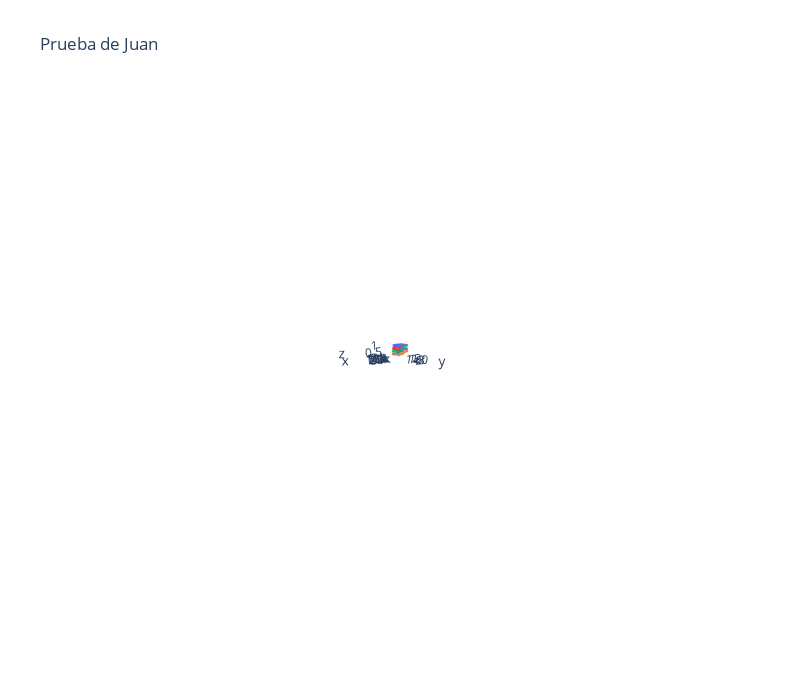

Write notebook code for a chart like this one.
### Code cell
import plotly.graph_objects as go
import numpy as np
import pandas as pd
np.random.seed(1)
df24 = pd.read_csv('prueba24.csv',delimiter=',')
df24.set_index('gate time',inplace=True)


layout = go.Layout(
    autosize=False,
    width=800,
    height=700,
    title='Prueba de Juan',
    xaxis=go.layout.XAxis(linecolor="black", linewidth=1, mirror=True),
    yaxis=go.layout.YAxis(type="log",linecolor="black", linewidth=1, mirror=True),
    margin=go.layout.Margin(l=50, r=50, b=100, t=100, pad=4),
)

x10 = list(df24[df24['distance']==10].index.values)
y10 = list(np.log(df24[df24['distance']==10]['valor']).values)
z10 = list(df24[df24['distance']==10]['Mean fidel'].values)
x50 = list(df24[df24['distance']==50].index.values)
y50 = list(np.log(df24[df24['distance']==50]['valor']).values)
z50 = list(df24[df24['distance']==50]['Mean fidel'].values)
x100 = list(df24[df24['distance']==100].index.values)
y100 = list(np.log(df24[df24['distance']==100]['valor']).values)
z100 = list(df24[df24['distance']==100]['Mean fidel'].values)
x250 = list(df24[df24['distance']==250].index.values)
y250 = list(np.log(df24[df24['distance']==250]['valor']).values)
z250 = list(df24[df24['distance']==250]['Mean fidel'].values)
x500 = list(df24[df24['distance']==500].index.values)
y500 = list(np.log(df24[df24['distance']==500]['valor']).values)
z500 = list(df24[df24['distance']==500]['Mean fidel'].values)



fig = go.Figure(data=
                [go.Mesh3d(x=x10,y=y10,z=z10,opacity=1),
                go.Mesh3d(x=x50,y=y50,z=z50,opacity=1),
                 go.Mesh3d(x=x100,y=y100,z=z100,opacity=1),
                  go.Mesh3d(x=x250,y=y250,z=z250,opacity=1),
                  go.Mesh3d(x=x500,y=y500,z=z500,opacity=1)
                ]
                ,layout=layout)
'''
,color='rgba(244,22,100,0.6)'
fig = go.Figure(data=[
    go.Surface(z=z)
])

fig.update_layout(title='Mt Bruno Elevation', autosize=False,
                  width=500, height=500,
                  margin=dict(l=65, r=50, b=65, t=90))


fig.update_layout(
    scene = dict(
        xaxis = dict(nticks=4, range=[-100,100],),
                     yaxis = dict(nticks=4, range=[-50,100],),
                     zaxis = dict(nticks=4, range=[-100,100],),),
    width=700,
    margin=dict(r=20, l=10, b=10, t=10))
'''


fig.show()

### Figure 1 — Plotly figure (JSON) as saved in the notebook; plotly's stock layout.template omitted (floating-point values rounded to 4 significant figures; data arrays with more than 128 entries replaced by an {"elided": "..."} marker saying what was removed)
{"data": [{"opacity": 1, "type": "mesh3d", "x": {"elided": "500 int values"}, "y": {"elided": "500 float values"}, "z": {"elided": "500 float values"}}, {"opacity": 1, "type": "mesh3d", "x": {"elided": "500 int values"}, "y": {"elided": "500 float values"}, "z": {"elided": "500 float values"}}, {"opacity": 1, "type": "mesh3d", "x": {"elided": "500 int values"}, "y": {"elided": "500 float values"}, "z": {"elided": "500 float values"}}, {"opacity": 1, "type": "mesh3d", "x": {"elided": "500 int values"}, "y": {"elided": "500 float values"}, "z": {"elided": "500 float values"}}, {"opacity": 1, "type": "mesh3d", "x": {"elided": "500 int values"}, "y": {"elided": "500 float values"}, "z": {"elided": "500 float values"}}], "layout": {"autosize": false, "height": 700, "margin": {"b": 100, "l": 50, "pad": 4, "r": 50, "t": 100}, "scene": {"aspectmode": "auto", "aspectratio": {"x": 1, "y": 1, "z": 1}, "camera": {"center": {"x": 0, "y": 0, "z": 0}, "eye": {"x": 38.44, "y": -28.65, "z": 6.033}, "projection": {"type": "perspective"}, "up": {"x": 0, "y": 0, "z": 1}}}, "title": {"text": "Prueba de Juan"}, "width": 800, "xaxis": {"linecolor": "black", "linewidth": 1, "mirror": true}, "yaxis": {"linecolor": "black", "linewidth": 1, "mirror": true, "type": "log"}}}
